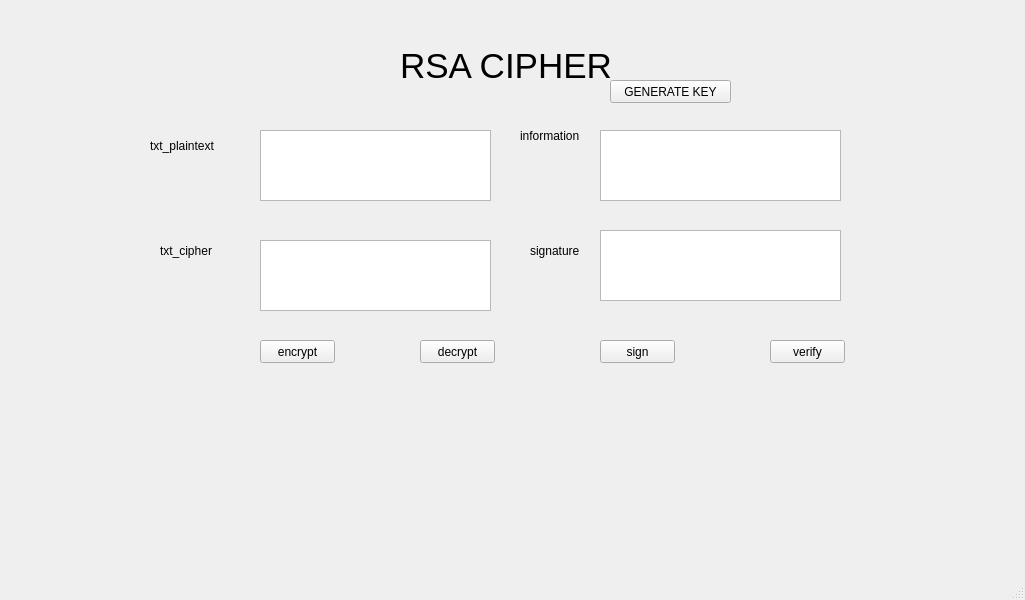
<?xml version="1.0" encoding="UTF-8"?>
<ui version="4.0">
 <class>MainWindow</class>
 <widget class="QMainWindow" name="MainWindow">
  <property name="geometry">
   <rect>
    <x>0</x>
    <y>0</y>
    <width>1025</width>
    <height>600</height>
   </rect>
  </property>
  <property name="windowTitle">
   <string>MainWindow</string>
  </property>
  <widget class="QWidget" name="centralwidget">
   <widget class="QTextEdit" name="txt_plain">
    <property name="geometry">
     <rect>
      <x>260</x>
      <y>130</y>
      <width>231</width>
      <height>71</height>
     </rect>
    </property>
   </widget>
   <widget class="QTextEdit" name="txt_cipher">
    <property name="geometry">
     <rect>
      <x>260</x>
      <y>240</y>
      <width>231</width>
      <height>71</height>
     </rect>
    </property>
   </widget>
   <widget class="QTextEdit" name="txt_signature">
    <property name="geometry">
     <rect>
      <x>600</x>
      <y>230</y>
      <width>241</width>
      <height>71</height>
     </rect>
    </property>
   </widget>
   <widget class="QTextEdit" name="txt_infor">
    <property name="geometry">
     <rect>
      <x>600</x>
      <y>130</y>
      <width>241</width>
      <height>71</height>
     </rect>
    </property>
   </widget>
   <widget class="QPushButton" name="btn_encrypt">
    <property name="geometry">
     <rect>
      <x>260</x>
      <y>340</y>
      <width>75</width>
      <height>23</height>
     </rect>
    </property>
    <property name="text">
     <string>encrypt</string>
    </property>
   </widget>
   <widget class="QPushButton" name="btn_decrypt">
    <property name="geometry">
     <rect>
      <x>420</x>
      <y>340</y>
      <width>75</width>
      <height>23</height>
     </rect>
    </property>
    <property name="text">
     <string>decrypt</string>
    </property>
   </widget>
   <widget class="QPushButton" name="btn_sign">
    <property name="geometry">
     <rect>
      <x>600</x>
      <y>340</y>
      <width>75</width>
      <height>23</height>
     </rect>
    </property>
    <property name="text">
     <string>sign</string>
    </property>
   </widget>
   <widget class="QPushButton" name="btn_verify">
    <property name="geometry">
     <rect>
      <x>770</x>
      <y>340</y>
      <width>75</width>
      <height>23</height>
     </rect>
    </property>
    <property name="text">
     <string>verify</string>
    </property>
   </widget>
   <widget class="QLabel" name="label">
    <property name="geometry">
     <rect>
      <x>160</x>
      <y>240</y>
      <width>61</width>
      <height>21</height>
     </rect>
    </property>
    <property name="text">
     <string>txt_cipher</string>
    </property>
   </widget>
   <widget class="QLabel" name="label_2">
    <property name="geometry">
     <rect>
      <x>150</x>
      <y>130</y>
      <width>71</width>
      <height>31</height>
     </rect>
    </property>
    <property name="text">
     <string>txt_plaintext</string>
    </property>
   </widget>
   <widget class="QLabel" name="label_3">
    <property name="geometry">
     <rect>
      <x>400</x>
      <y>10</y>
      <width>231</width>
      <height>111</height>
     </rect>
    </property>
    <property name="font">
     <font>
      <pointsize>26</pointsize>
     </font>
    </property>
    <property name="text">
     <string>RSA CIPHER</string>
    </property>
   </widget>
   <widget class="QLabel" name="label_4">
    <property name="geometry">
     <rect>
      <x>520</x>
      <y>110</y>
      <width>61</width>
      <height>51</height>
     </rect>
    </property>
    <property name="text">
     <string>information</string>
    </property>
   </widget>
   <widget class="QLabel" name="label_5">
    <property name="geometry">
     <rect>
      <x>530</x>
      <y>240</y>
      <width>61</width>
      <height>21</height>
     </rect>
    </property>
    <property name="text">
     <string>signature</string>
    </property>
   </widget>
   <widget class="QPushButton" name="btn_generatekeys">
    <property name="geometry">
     <rect>
      <x>610</x>
      <y>80</y>
      <width>121</width>
      <height>23</height>
     </rect>
    </property>
    <property name="text">
     <string>GENERATE KEY</string>
    </property>
   </widget>
  </widget>
  <widget class="QMenuBar" name="menubar">
   <property name="geometry">
    <rect>
     <x>0</x>
     <y>0</y>
     <width>1025</width>
     <height>21</height>
    </rect>
   </property>
  </widget>
  <widget class="QStatusBar" name="statusbar"/>
 </widget>
 <resources/>
 <connections/>
</ui>
